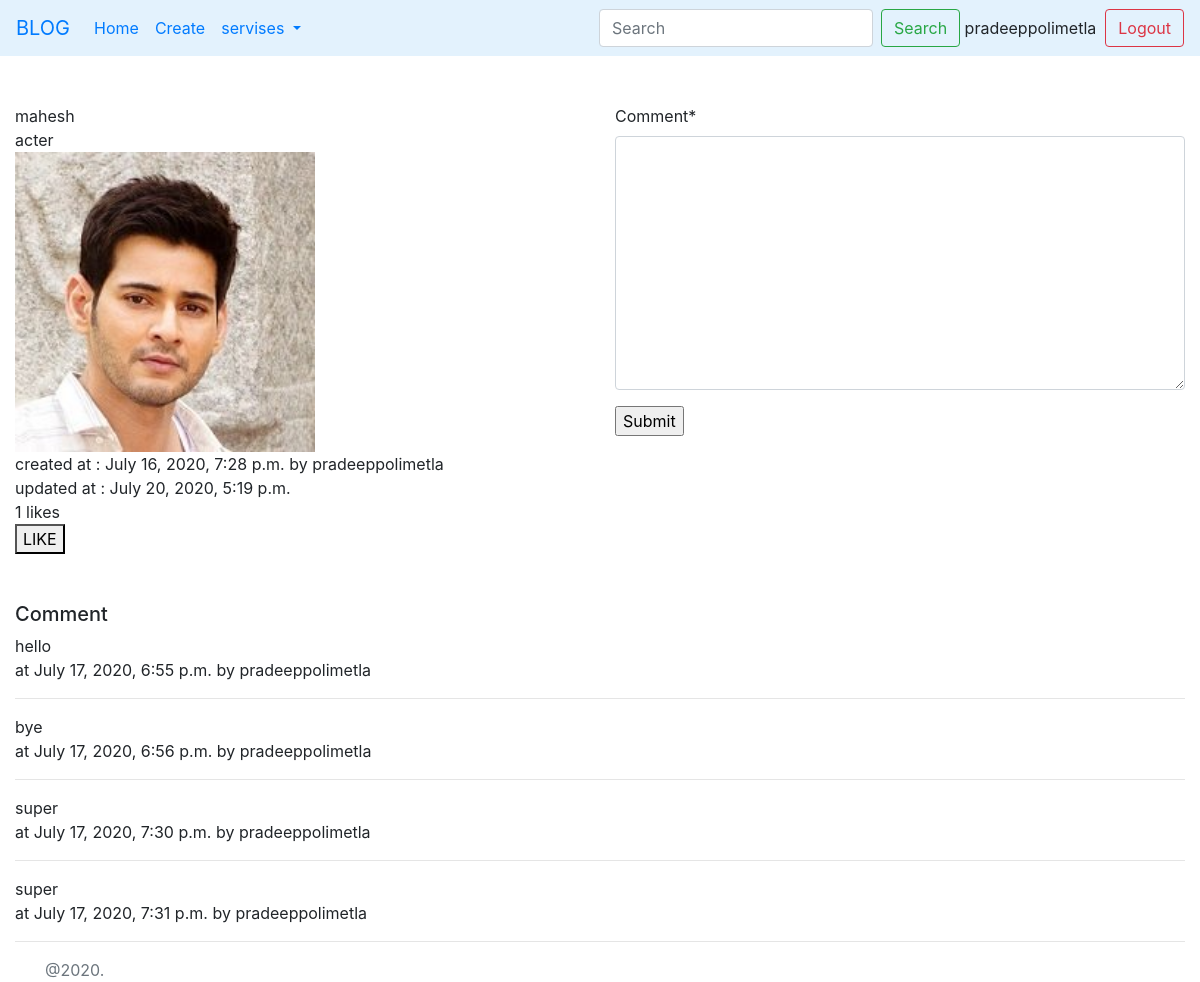
The app's page /detail/3/ (signed in) with its own data.
### myapp/models.py (models this page shows, shortened)
class UserTimeStamp(models.Model):
	created_at = models.DateTimeField(auto_now_add = True)
	update_at = models.DateTimeField(auto_now = True)
	user = models.ForeignKey(User,on_delete = models.CASCADE)
	class Meta:
		abstract = True

class Post(UserTimeStamp):
	title = models.CharField(max_length = 100)
	description = models.CharField(max_length = 200)
	image = models.ImageField(upload_to = '')
	created_by = models.CharField(max_length = 50)
	likes = models.IntegerField(default = 0)

class Comment(UserTimeStamp):
	post = models.ForeignKey(Post, on_delete = models.CASCADE)
	comment = models.TextField()

### myapp/views.py (the view)
# urls.py: path('detail/<int:pk>/',detail,name = 'detail'),
@login_required
def detail(request,pk):
    d = Post.objects.get(pk = pk)
    comments = Comment.objects.filter(post = d)
    if request.method == 'POST':
        form = CommentForm(request.POST)
        if form.is_valid():
            comment = form.cleaned_data['comment']
            c = Comment(post = d,comment = comment,user = request.user)
            c.save()
            context = {'post':d,'form':form,'comments':comments}
            return render(request, 'detail.html', context)
    else:
        form = CommentForm()
    context = {'post':d,'form':form,'comments':comments}
    return render(request, 'detail.html', context)

### myapp/forms.py
class CommentForm(forms.ModelForm):
	class Meta:
		model = Comment
		fields = ['comment']

### myapp/templates/detail.html (shortened to what this page needs)
{% extends 'base.html' %}
{% load crispy_forms_tags %}
{% block content %}
<div class = "row">
	<div class = "col-6">
{{post.title}}<br>
{{post.description}}<br>
<img src = "{{post.image.url}}" height = "300" width = "300" ><br>
created at : {{post.created_at}} by {{post.user}}<br>
updated at : {{post.update_at}}
<br>
<span id = "likes">{{post.likes}}</span> likes
<br>
<button class="fa fa-hand-paper-o" aria-hidden="true" onclick ="onClick()" >LIKE</button>
<br>
</div>
<div class = "col-6">
<form action="" method="post">
    {{ form|crispy }}
    <input type="submit" value="Submit">
</form>
</div>
</div>
<br><br>
<h5>Comment</h5>
{% if comments %}
{% for i in comments %}
{{i.comment}}<br>
at {{i.created_at}} by {{i.user}}<br>
<hr>
{% endfor %}
{% endif %}
</div>
{% endblock %}

### myapp/templates/base.html (shortened to what this page needs)
<!DOCTYPE html>
<html>
<head>
<link rel="stylesheet" href="https://stackpath.bootstrapcdn.com/bootstrap/4.5.0/css/bootstrap.min.css">
</head>
<body>
	<nav class="navbar navbar-expand-lg"
	style="background-color: #e3f2fd;">
  <a class="navbar-brand" href="#">BLOG</a>
  <div class="collapse navbar-collapse" id="navbarSupportedContent">
    <ul class="navbar-nav mr-auto">
      <li class="nav-item active">
        <a class="nav-link" href="{% url 'myapp:index' %}">Home <span class="sr-only">(current)</span></a>
      </li>
      <li class="nav-item">
        <a class="nav-link" href="{% url 'myapp:create' %}">Create</a>
      </li>
      <li class="nav-item dropdown">
        <a class="nav-link dropdown-toggle" href="#" id="navbarDropdown" role="button" data-toggle="dropdown" aria-haspopup="true" aria-expanded="false">
          servises
        </a>
      </li>
      <li class="nav-item">
        <a class="nav-link disabled" href="#"></a>
      </li>
    </ul>
    <form class="form-inline my-2 my-lg-0">
      <input class="form-control mr-sm-2" type="search" placeholder="Search" aria-label="Search">
      <button class="btn btn-outline-success my-2 my-sm-0" type="submit">Search</button>&nbsp;
    </form>
    {% if user.is_authenticated %}
    {{request.user}}&nbsp;&nbsp;<a class="btn btn-outline-danger" href = "{% url 'auth_logout' %}">Logout</a>
    {% else %}
    <a class="btn btn-outline-primary" href = "{% url 'registration_register' %}">Register</a>&nbsp;
    <a class="btn btn-outline-primary" href = "{% url 'auth_login' %}">Login</a>
    {% endif %}
  </div>
</nav>
<div class = "container-fluid">
	<br></br>
{% block content %}{% endblock %}
<footer class = "footer">
	<div class = "container">
		<span class = "text-muted">@2020.</span>
	</div>
</footer>
</body>
</html>

### records on screen
Post: title "mahesh", description "acter", image (picture), created_at "July 16, 2020, 7:28 p.m.", user "pradeeppolimetla", update_at "July 20, 2020, 5:19 p.m.", likes "1"
Comment: comment "hello", created_at "July 17, 2020, 6:55 p.m.", user "pradeeppolimetla"
Comment: comment "bye", created_at "July 17, 2020, 6:56 p.m.", user "pradeeppolimetla"
Comment: comment "super", created_at "July 17, 2020, 7:30 p.m.", user "pradeeppolimetla"
Comment: comment "super", created_at "July 17, 2020, 7:31 p.m.", user "pradeeppolimetla"

### other values on screen
{{ request.user }} "pradeeppolimetla"
